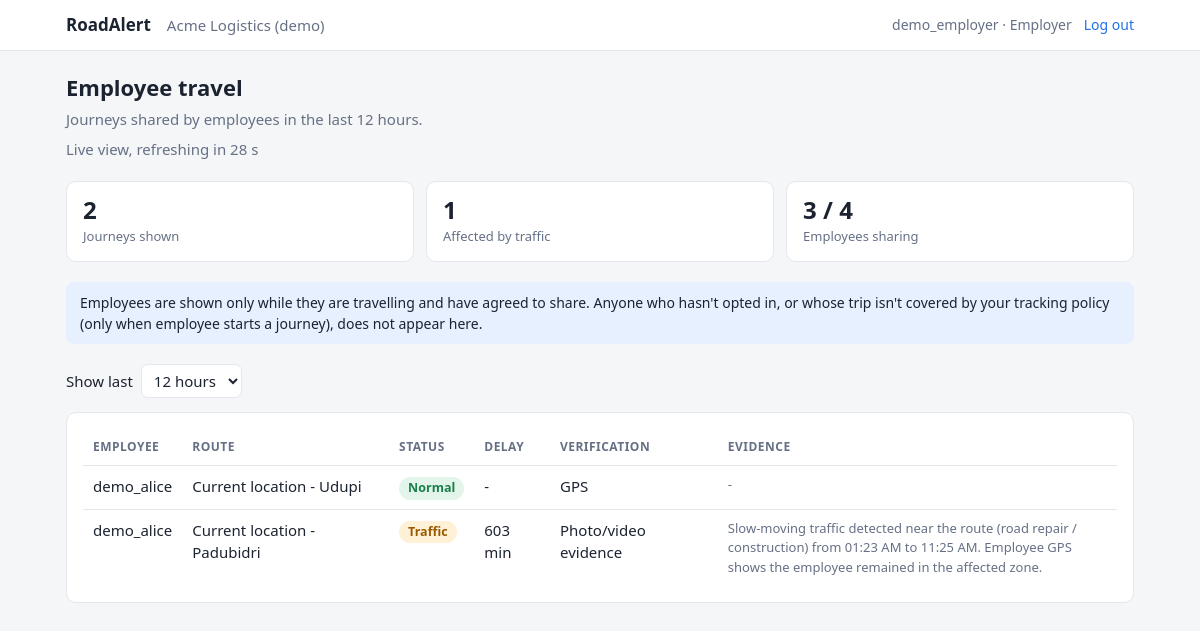
/employer/ (signed in), run on the app's committed database.
### accounts/models.py (models this page shows, shortened)
class Company(models.Model):
    name = models.CharField(max_length=200, unique=True)
    created_at = models.DateTimeField(auto_now_add=True)
    class Meta:
        verbose_name_plural = "companies"
    def __str__(self):
        return self.name

class User(AbstractUser):
    class Role(models.TextChoices):
        PASSENGER = "passenger", "Passenger"
        EMPLOYEE = "employee", "Employee"
        EMPLOYER = "employer", "Employer"
        AUTHORITY = "authority", "Traffic Authority"
        ADMIN = "admin", "System Administrator"
    role = models.CharField(max_length=20, choices=Role.choices, default=Role.PASSENGER)
    company = models.ForeignKey(
        Company, null=True, blank=True, on_delete=models.SET_NULL, related_name="members"
    )
    phone = models.CharField(max_length=20, blank=True)
    tracking_consent = models.BooleanField(default=False)
    consent_given_at = models.DateTimeField(null=True, blank=True)

class TrackingPolicy(models.Model):
    class Scope(models.TextChoices):
        COMMUTE = "commute", "Employee commute only"
        OFFICIAL_TRAVEL = "official_travel", "Official travel only"
        JOURNEY_STARTED = "journey_started", "Only when employee starts a journey"
    company = models.OneToOneField(Company, on_delete=models.CASCADE, related_name="policy")
    scope = models.CharField(max_length=30, choices=Scope.choices, default=Scope.JOURNEY_STARTED)
    working_hours_start = models.TimeField(null=True, blank=True)
    working_hours_end = models.TimeField(null=True, blank=True)
    emergency_tracking_enabled = models.BooleanField(default=False)

### dashboard/views.py (the view)
# urls.py: path("employer/", views.EmployerPage.as_view(), name="employer"),
class EmployerPage(LoginRequiredMixin, UserPassesTestMixin, View):
    def test_func(self):
        return _is_employer(self.request.user)
    def get(self, request):
        try:
            hours = min(max(int(request.GET.get("hours", 12)), 1), 72)
        except ValueError:
            hours = 12
        company = request.user.company
        rows = employer_rows(company, hours)
        employees = User.objects.filter(company=company, role=User.Role.EMPLOYEE)
        sharing = employees.filter(tracking_consent=True).count()
        policy = TrackingPolicy.objects.filter(company=company).first()
        return render(request, "dashboard/employer.html", {
            "company": company,
            "rows": rows,
            "hours": hours,
            "delayed": sum(1 for r in rows if r["status"] != "Normal"),
            "employee_count": employees.count(),
            "sharing_count": sharing,
            "policy": policy,
        })

### dashboard/views.py (called while the page is built)
def _is_employer(user):
    return user.role in (User.Role.EMPLOYER, User.Role.ADMIN) and user.company_id is not None

### incidents/verification.py (called while the page is built)
def haversine_m(lat1, lng1, lat2, lng2):
    r = 6371000.0
    p1, p2 = math.radians(lat1), math.radians(lat2)
    dp = p2 - p1
    dl = math.radians(lng2 - lng1)
    a = math.sin(dp / 2) ** 2 + math.cos(p1) * math.cos(p2) * math.sin(dl / 2) ** 2
    return 2 * r * math.asin(math.sqrt(a))

def bounding_box(lat, lng, radius_m):
    dlat = radius_m / 111_320.0
    dlng = radius_m / (111_320.0 * max(math.cos(math.radians(lat)), 0.01))
    return lat - dlat, lat + dlat, lng - dlng, lng + dlng

### journeys/views.py (called while the page is built)
def _stuck_minutes(points):
    slow = [p.recorded_at for p in points if p.speed_kmh < settings.ROADALERT["CONGESTION_SPEED_KMH"]]
    if len(slow) < 2:
        return 0.0
    return (max(slow) - min(slow)).total_seconds() / 60.0

def _incident_near(points, journey):
    slow = [p for p in points if p.speed_kmh < settings.ROADALERT["CONGESTION_SPEED_KMH"]]
    probes = (slow[:1] + slow[-1:]) or (points[:1] + points[-1:])
    live = Q(resolved_at__isnull=True) | Q(resolved_at__gte=journey.started_at)
    best, best_d = None, None
    for p in probes:
        la0, la1, lo0, lo1 = bounding_box(p.latitude, p.longitude, settings.ROADALERT["GPS_MATCH_RADIUS_M"])
        for inc in Incident.objects.filter(live, latitude__range=(la0, la1), longitude__range=(lo0, lo1)):
            d = haversine_m(p.latitude, p.longitude, inc.latitude, inc.longitude)
            if d <= settings.ROADALERT["GPS_MATCH_RADIUS_M"] and (best_d is None or d < best_d):
                best, best_d = inc, d
    return best

def _evidence_text(journey, points, incident, stuck):
    if stuck < settings.ROADALERT["CONGESTION_MIN_MINUTES"] or not points:
        return ""
    slow = [p for p in points if p.speed_kmh < settings.ROADALERT["CONGESTION_SPEED_KMH"]]
    t0 = timezone.localtime(min(p.recorded_at for p in slow)).strftime("%I:%M %p")
    t1 = timezone.localtime(max(p.recorded_at for p in slow)).strftime("%I:%M %p")
    place = incident.road_name if incident and incident.road_name else "the route"
    cause = f" ({incident.get_incident_type_display().lower()})" if incident else ""
    return (f"Slow-moving traffic detected near {place}{cause} from {t0} to {t1}. "
            f"Employee GPS shows the employee remained in the affected zone.")

### dashboard/templates/dashboard/employer.html (shortened to what this page needs)
{% extends "dashboard/base.html" %}
{% block nav %}<span class="sub" style="margin:0">{{ company }}</span>{% endblock %}
{% block content %}
<h1>Employee travel</h1>
<p class="sub">Journeys shared by employees in the last {{ hours }} hours.</p>
{% include "dashboard/_live.html" %}
<div class="stats">
  <div class="stat"><b>{{ rows|length }}</b><span>Journeys shown</span></div>
  <div class="stat"><b>{{ delayed }}</b><span>Affected by traffic</span></div>
  <div class="stat"><b>{{ sharing_count }} / {{ employee_count }}</b><span>Employees sharing</span></div>
</div>
<div class="note">
  Employees are shown only while they are travelling and have agreed to share. Anyone who hasn't opted in,
  or whose trip isn't covered by your tracking policy{% if policy %} ({{ policy.get_scope_display|lower }}){% endif %}, does not appear here.
</div>
<form class="filters" method="get">
  <label for="hours">Show last</label>
  <select id="hours" name="hours" onchange="this.form.submit()">
    <option value="12" {% if hours == 12 %}selected{% endif %}>12 hours</option>
  </select>
</form>
<div class="card">
{% if rows %}
<table>
  <thead><tr><th>Employee</th><th>Route</th><th>Status</th><th>Delay</th><th>Verification</th><th>Evidence</th></tr></thead>
  <tbody>
  {% for r in rows %}
    <tr>
      <td>{{ r.employee }}</td>
      <td>{{ r.route }}</td>
      <td><span class="pill {% if r.status == 'Normal' %}ok{% elif r.status == 'Traffic' %}heavy{% else %}severe{% endif %}">{{ r.status }}</span></td>
      <td>{% if r.delay_min %}{{ r.delay_min }} min{% else %}-{% endif %}</td>
      <td>{{ r.verification }}</td>
      <td class="evidence">{{ r.evidence|default:"-" }}</td>
    </tr>
  {% endfor %}
  </tbody>
</table>
{% else %}
  <p class="empty">No shared journeys in this period.</p>
{% endif %}
</div>
{% endblock %}

### dashboard/templates/dashboard/base.html (shortened to what this page needs)
<!doctype html>
<html lang="en">
<head>
</head>
<body>
{% if user.is_authenticated %}
<header><div class="bar">
  <span class="brand">RoadAlert</span>
  {% block nav %}{% endblock %}
  <span class="who">{{ user.username }} · {{ user.get_role_display }}
    <form class="inline" method="post" action="{% url 'logout' %}">{% csrf_token %}<button class="link" type="submit">Log out</button></form>
  </span>
</div></header>
{% endif %}
<main>{% block content %}{% endblock %}</main>
</body>
</html>

### dashboard/templates/dashboard/_live.html (shortened to what this page needs)
<p class="sub" style="margin-top:-12px"><span id="live-status">Live view, refreshes every 30 s</span></p>

### dashboard/templates/dashboard/base.html (style rules this page uses)
:root { --bg: #f5f6f8; --card: #fff; --text: #1c2330; --muted: #667085; --line: #e4e7ec; --accent: #1f6feb; --ok: #1a7f4b; --ok-bg: #e3f5ea; --warn: #9a5b00; --warn-bg: #fff1d6; --bad: #b42318; --bad-bg: #fde4e1; --info-bg: #e7f0ff; }
* { box-sizing: border-box; }
body { margin: 0; background: var(--bg); color: var(--text); font: 15px/1.5 system-ui, -apple-system, "Segoe UI", Roboto, sans-serif; }
header { background: var(--card); border-bottom: 1px solid var(--line); }
.bar { max-width: 1100px; margin: 0 auto; padding: 12px 16px; display: flex; align-items: center; gap: 16px; flex-wrap: wrap; }
.brand { font-weight: 700; font-size: 17px; }
.bar .who { margin-left: auto; color: var(--muted); font-size: 14px; display: flex; gap: 12px; align-items: center; }
main { max-width: 1100px; margin: 0 auto; padding: 20px 16px 48px; }
h1 { font-size: 22px; margin: 0 0 4px; }
.sub { color: var(--muted); margin: 0 0 20px; }
.stats { display: grid; grid-template-columns: repeat(auto-fit, minmax(150px, 1fr)); gap: 12px; margin-bottom: 20px; }
.stat, .card { background: var(--card); border: 1px solid var(--line); border-radius: 10px; }
.stat { padding: 14px 16px; }
.stat b { display: block; font-size: 24px; line-height: 1.2; }
.stat span { color: var(--muted); font-size: 13px; }
.card { padding: 16px; margin-bottom: 20px; overflow-x: auto; }
table { width: 100%; border-collapse: collapse; }
th, td { text-align: left; padding: 9px 10px; border-bottom: 1px solid var(--line); vertical-align: top; }
th { font-size: 12px; text-transform: uppercase; letter-spacing: .04em; color: var(--muted); font-weight: 600; }
tr:last-child td { border-bottom: 0; }
.pill { display: inline-block; padding: 2px 9px; border-radius: 999px; font-size: 12.5px; font-weight: 600; white-space: nowrap; }
.Normal, .ok { background: var(--ok-bg); color: var(--ok); }
.Traffic, .heavy, .moderate { background: var(--warn-bg); color: var(--warn); }
.evidence { color: var(--muted); font-size: 13px; max-width: 420px; }
.note { background: var(--info-bg); border-radius: 8px; padding: 10px 14px; font-size: 14px; margin-bottom: 20px; }
button, .btn { font: inherit; cursor: pointer; border-radius: 7px; border: 1px solid var(--line); background: var(--card); color: var(--text); padding: 5px 11px; text-decoration: none; display: inline-block; }
button.link { border: 0; background: none; color: var(--accent); padding: 0; }
form.inline { display: inline; }
.filters { display: flex; gap: 8px; align-items: center; flex-wrap: wrap; margin-bottom: 14px; }
input, select { font: inherit; padding: 5px 8px; border-radius: 7px; border: 1px solid var(--line); background: var(--card); color: var(--text); }

### data on the page
Company: name "Acme Logistics (demo)"
User: username "demo_employer", role "Employer"
TrackingPolicy: scope "only when employee starts a journey"
User: employee "demo_alice" "demo_alice"

### other printed values
{{ hours }} "12"
{{ rows|length }} "2"
{{ delayed }} "1"
{{ sharing_count }} "3"
{{ employee_count }} "4"
{{ r.route }} "Current location - Udupi" "Current location - Padubidri"
{{ r.status }} "Normal" "Traffic"
{{ r.verification }} "GPS" "Photo/video evidence"
{{ r.evidence|default:"-" }} "-" "Slow-moving traffic detected near the route (road repair / construction) from 01:23 AM to 11:25 AM. Employee GPS shows the employee remained in the affected zone."
{{ r.delay_min }} "603"
